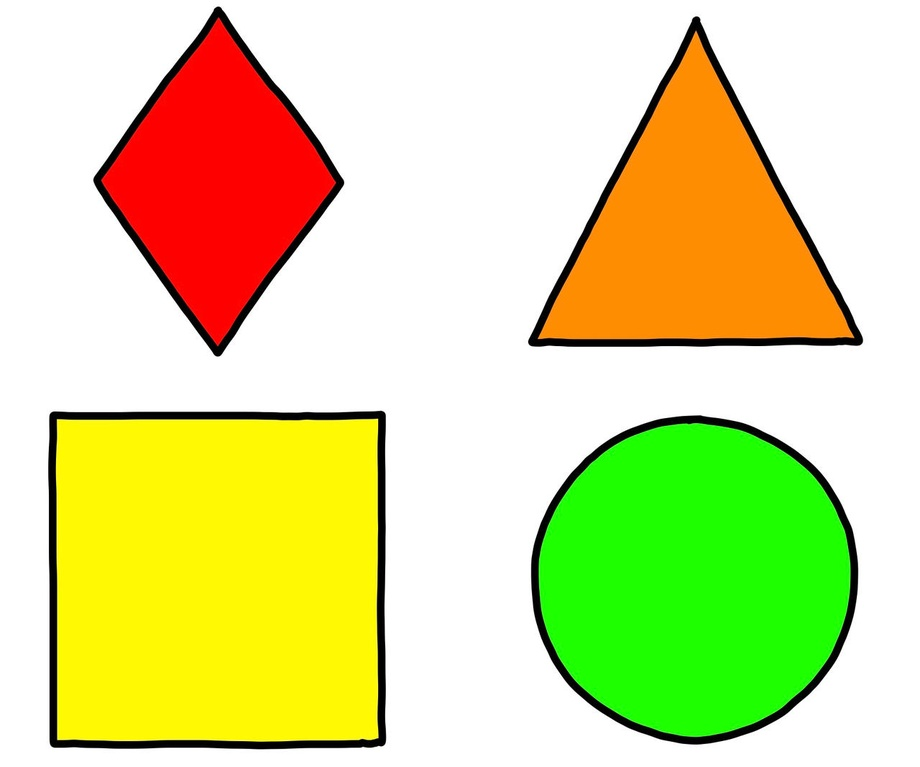
#> input picture Measuring Size of Object using OpenCV/Images/1.jpg, 920 x 767 px, shrunk from 1280 x 1066 before the run
$ python app.py
#> lines starting #> are read from the running program, lines starting #| are printed output that depends on the picture; after the words box and inside, x2 and y2 are one past the last pixel; in counts of white or black regions, pixels touching at a corner belong together
import cv2
import numpy as np

# Load the image
img = cv2.imread('Images/1.jpg')
#> img is the input picture: shape (767, 920, 3); mean B, G, R 148.1, 220.8, 219.1

# Convert the image to grayscale
gray = cv2.cvtColor(img, cv2.COLOR_BGR2GRAY)
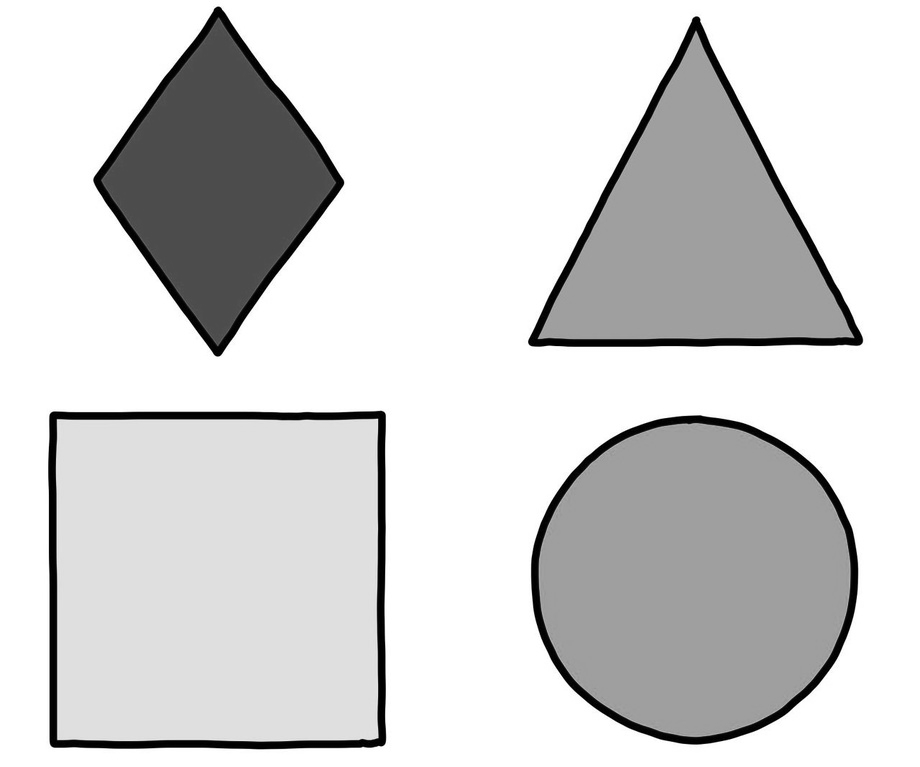
#> gray: shape (767, 920); min 0, max 255, mean 212.1

# Apply a threshold to the image to separate the objects from the background
ret, thresh = cv2.threshold(
    gray, 0, 255, cv2.THRESH_BINARY_INV + cv2.THRESH_OTSU)
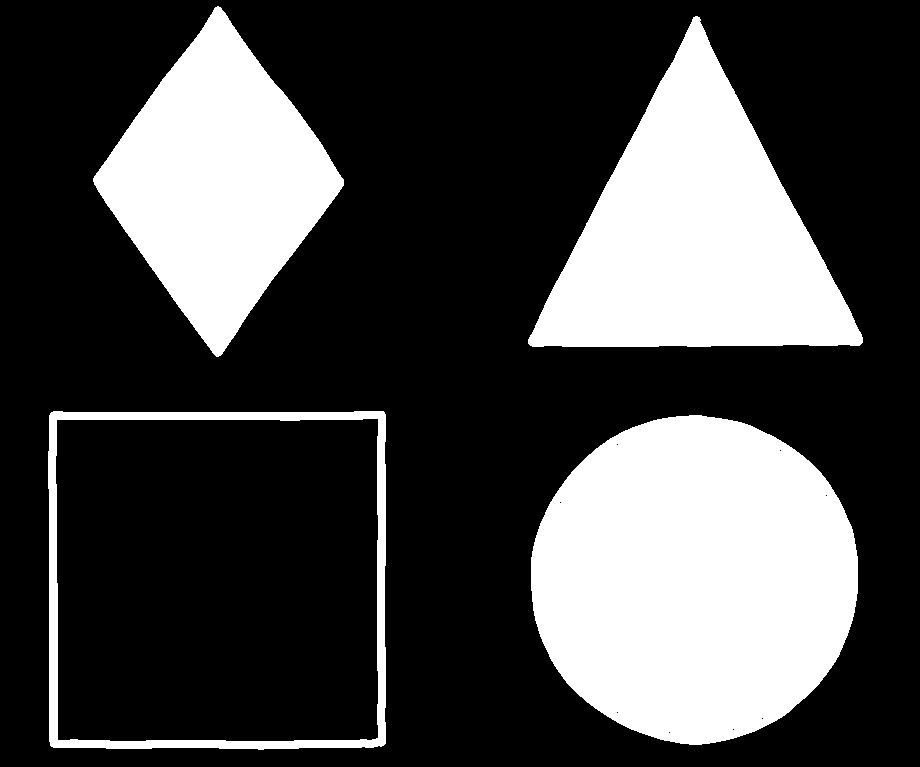
#> thresh: shape (767, 920); 28% white; 4 white regions
#> ret = 183

# Find the contours of the objects in the image
contours, hierarchy = cv2.findContours(
    thresh, cv2.RETR_EXTERNAL, cv2.CHAIN_APPROX_SIMPLE)
#> contours = 4 contours; box (x1, y1, x2, y2) and area: (48, 411, 386, 750) 112618, (531, 415, 858, 745) 83808, (528, 16, 863, 347) 56420, (93, 6, 344, 357) 45164

# Known width or height of a reference object in the real world (e.g., in cm)
reference_width_cm = 5.0  # Replace with the actual width of the reference object in cm

# Bounding box of the reference object (manually determine or detect automatically)
# Update this with your reference object's bounding box values
reference_contour = max(contours, key=cv2.contourArea)  # Assuming the largest contour is the reference
#> reference_contour = contour of 62 points, box (x1, y1, x2, y2) (48, 411, 386, 750), area 112618
x_ref, y_ref, w_ref, h_ref = cv2.boundingRect(reference_contour)
#> x_ref = 48; y_ref = 411; w_ref = 338; h_ref = 339
reference_width_px = w_ref  # Width of the reference object in pixels
#> reference_width_px = 338

# Calculate pixel-to-centimeter ratio
pixel_to_cm_ratio = reference_width_cm / reference_width_px
#> pixel_to_cm_ratio = 0.0148

# Loop through the contours and calculate the size of each object
for cnt in contours:
    # Calculate area in pixels
    area_px = cv2.contourArea(cnt)

    # Draw a bounding box around each object
    x, y, w, h = cv2.boundingRect(cnt)
    cv2.rectangle(img, (x, y), (x + w, y + h), (0, 255, 0), 2)

    # Convert area and dimensions to centimeters
    width_cm = w * pixel_to_cm_ratio
    height_cm = h * pixel_to_cm_ratio
    area_cm2 = area_px * (pixel_to_cm_ratio ** 2)

    # Display object dimensions and area on the image
    text = f"{width_cm:.1f}cm x {height_cm:.1f}cm"
    cv2.putText(img, text, (x, y - 10),
                cv2.FONT_HERSHEY_SIMPLEX, 0.5, (0, 255, 0), 2)
    cv2.putText(img, f"{area_cm2:.1f}cm²", (x, y + h + 20),
                cv2.FONT_HERSHEY_SIMPLEX, 0.5, (255, 0, 0), 2)
#> this loop made 4 passes
#> (area_px, x, y, w, h, width_cm, height_cm, area_cm2) on pass 2: (112618, 48, 411, 338, 339, 5, 5.01, 24.64)
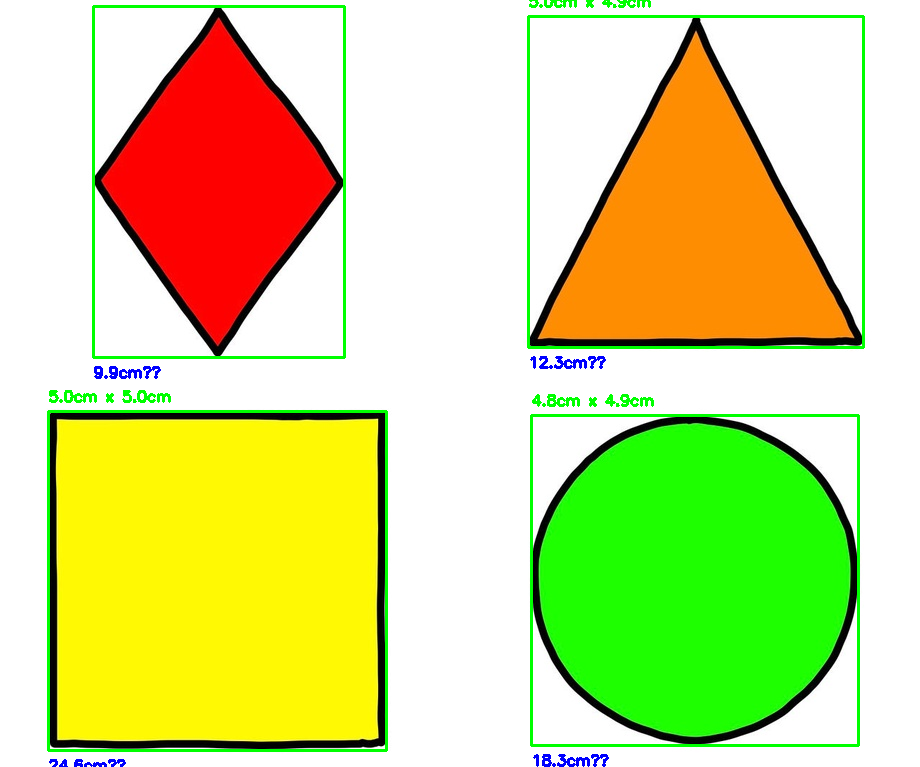
#> img: shape (767, 920, 3); 2.74% of pixels changed, all inside (x1, y1, x2, y2) = (47, 0, 865, 767)

# Show the final image with the bounding boxes and sizes of the objects
cv2.imshow('image', img)
cv2.waitKey(0)
cv2.destroyAllWindows()

$ run again, with Measuring Size of Object using OpenCV/Images/2.jpg copied over Measuring Size of Object using OpenCV/Images/1.jpg
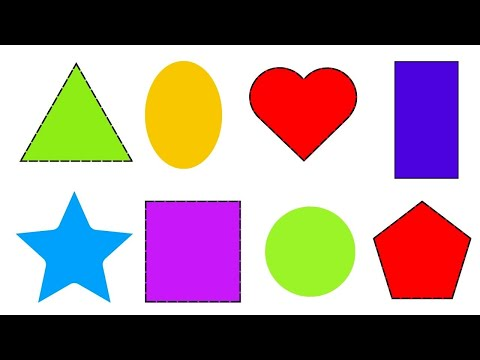
#> input picture Measuring Size of Object using OpenCV/Images/2.jpg, 480 x 360 px
#> img is the input picture: shape (360, 480, 3); mean B, G, R 142.9, 140.5, 162.2
#> `ret, thresh = cv2.threshold( gray, 0, 255, cv2.THRESH_BINARY_INV + cv2..`:
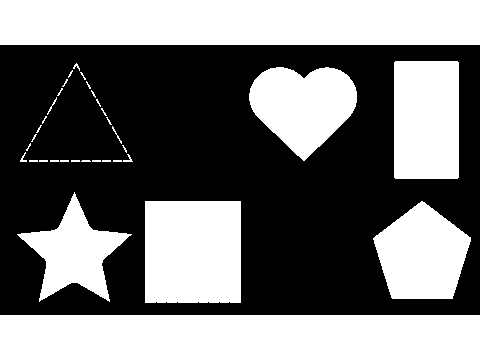
#> thresh: shape (360, 480); 46.2% white; 35 white regions (23 under 20 px)
#> ret = 139
#> contours = 35 contours, 28 with area under 20; largest, box (x1, y1, x2, y2) and area: (0, 315, 480, 360) 21076, (0, 0, 480, 45) 21076, (145, 201, 241, 303) 9588, (394, 61, 459, 179) 7486, (249, 67, 357, 161) 6646, (373, 201, 471, 299) 6572, (17, 192, 132, 302) 4958
#> reference_contour = [[0, 315], [0, 359], [479, 359], [479, 315]]
#> x_ref = 0; y_ref = 315; w_ref = 480; h_ref = 45
#> reference_width_px = 480
#> pixel_to_cm_ratio = 0.0104
#> the loop `for cnt in contours:` made 35 passes
#> (area_px, x, y, w, h, width_cm, height_cm, area_cm2) on passes 2, 3, 4, 14, 15, 16, 17, 18: (6572, 373, 201, 98, 98, 1.02, 1.02, 0.713), (9588, 145, 201, 96, 102, 1, 1.06, 1.04), (4958, 17, 192, 115, 110, 1.2, 1.15, 0.538), (15, 123, 154, 10, 8, 0.104, 0.0833, 0.00163), (13.5, 20, 152, 7, 10, 0.0729, 0.104, 0.00146), (5.5, 122, 145, 5, 8, 0.0521, 0.0833, 0.000597), (5.5, 26, 143, 5, 8, 0.0521, 0.0833, 0.000597), (6, 31, 134, 6, 8, 0.0625, 0.0833, 0.000651)
#> after the loop `for cnt in contours:`:
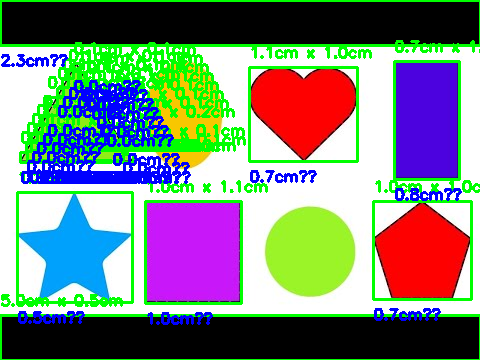
#> img: shape (360, 480, 3); 19.33% of pixels changed, all inside (x1, y1, x2, y2) = (0, 0, 480, 360)

$ run again, with Measuring Size of Object using OpenCV/Images/5.jpg copied over Measuring Size of Object using OpenCV/Images/1.jpg
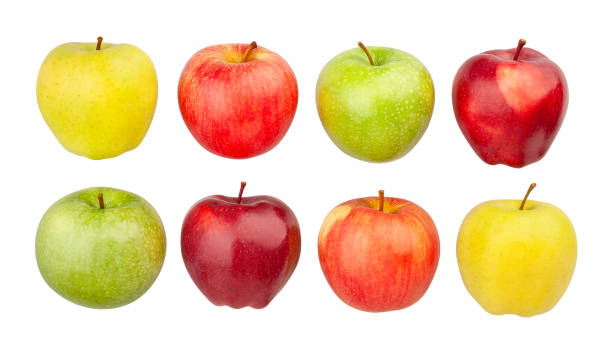
#> input picture Measuring Size of Object using OpenCV/Images/5.jpg, 612 x 351 px
#> img is the input picture: shape (351, 612, 3); mean B, G, R 172.4, 207.2, 238.2
#> `ret, thresh = cv2.threshold( gray, 0, 255, cv2.THRESH_BINARY_INV + cv2..`:
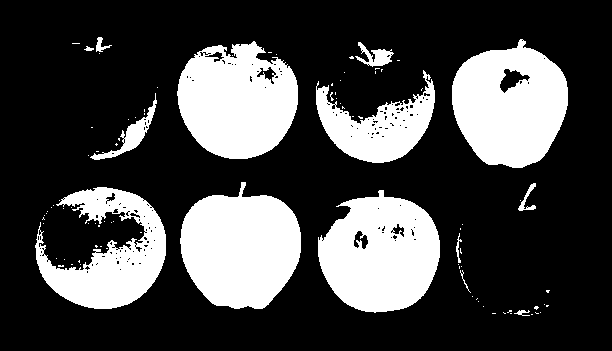
#> thresh: shape (351, 612); 27.3% white; 93 white regions (79 under 20 px)
#> ret = 186
#> contours = 93 contours, 81 with area under 20; largest, box (x1, y1, x2, y2) and area: (180, 182, 301, 309) 11097, (318, 190, 440, 313) 10921, (452, 39, 568, 168) 10916, (177, 41, 298, 159) 10612, (35, 187, 166, 309) 7948
#> reference_contour = contour of 171 points, box (x1, y1, x2, y2) (180, 182, 301, 309), area 11097
#> x_ref = 180; y_ref = 182; w_ref = 121; h_ref = 127
#> reference_width_px = 121
#> pixel_to_cm_ratio = 0.0413
#> the loop `for cnt in contours:` made 93 passes
#> (area_px, x, y, w, h, width_cm, height_cm, area_cm2) on passes 4, 7, 8, 9, 10, 12, 13, 15: (0, 540, 312, 1, 1, 0.0413, 0.0413, 0), (23, 514, 310, 16, 6, 0.661, 0.248, 0.0393), (2, 507, 310, 5, 3, 0.207, 0.124, 0.00342), (7.5, 534, 306, 5, 4, 0.207, 0.165, 0.0128), (0, 483, 306, 1, 1, 0.0413, 0.0413, 0), (0, 544, 304, 1, 1, 0.0413, 0.0413, 0), (0, 478, 301, 1, 1, 0.0413, 0.0413, 0), (0, 472, 296, 1, 1, 0.0413, 0.0413, 0)
#> after the loop `for cnt in contours:`:
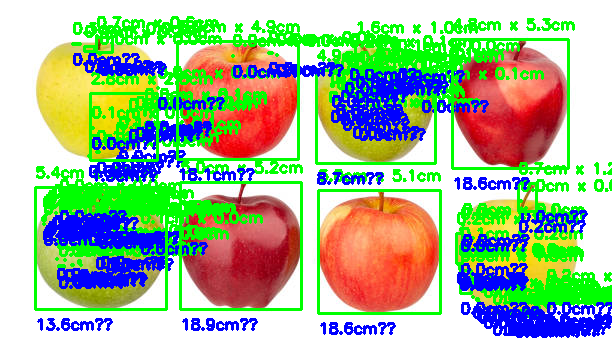
#> img: shape (351, 612, 3); mean B, G, R 154.7, 187.7, 165
